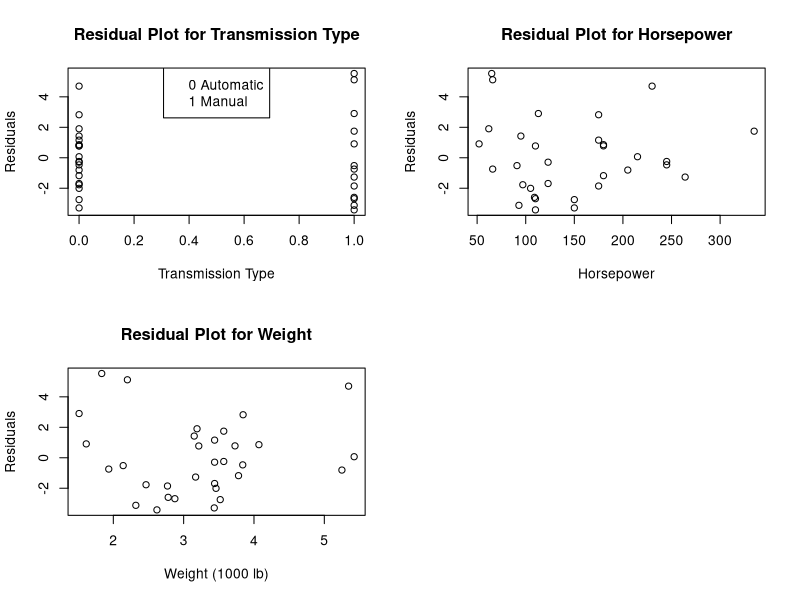

R code for this plot:
## ---- chunk 1
data(mtcars)
names(mtcars) # see variables in the data set
n <- nrow(mtcars); n # total number of observations
c(mean(mtcars$mpg), sd(mtcars$mpg)) # mean and st.dev of MPG
c(sum(mtcars$am), n - sum(mtcars$am)) # number of cars with manual vs automatic trans.
## ---- chunk 2
mtcars$am <- factor(mtcars$am)
fit1 <- lm(mpg ~ am, data = mtcars)
summary(fit1)
## ---- chunk 3
##             Estimate Std. Error t value Pr(>|t|)    
## (Intercept)   17.147      1.125  15.247 1.13e-15 ***
## am1            7.245      1.764   4.106 0.000285 ***
## ---- chunk 4
fit2 <- update(fit1, mpg ~ am + hp)
fit3 <- update(fit1, mpg ~ am + hp + wt)
anova(fit1, fit2, fit3)
## ---- chunk 5
fit <- lm(mpg ~ am + hp + wt, data = mtcars)
summary(fit)
## ---- chunk 6
##              Estimate Std. Error t value Pr(>|t|)    
## (Intercept) 34.002875   2.642659  12.867 2.82e-13
## am1          2.083710   1.376420   1.514 0.141268    
## hp          -0.037479   0.009605  -3.902 0.000546
## wt          -2.878575   0.904971  -3.181 0.003574 
## ---- chunk 7
par(mfrow=c(2, 2))
res <- resid(fit3)
plot(as.vector(mtcars$am), res, main='Residual Plot for Transmission Type',
     xlab='Transmission Type', ylab='Residuals')
legend("top", legend=c("0 Automatic", "1 Manual"))
plot(mtcars$hp, res, main='Residual Plot for Horsepower',
     xlab='Horsepower', ylab='Residuals')
plot(mtcars$wt, res, main='Residual Plot for Weight',
     xlab='Weight (1000 lb)', ylab='Residuals')
